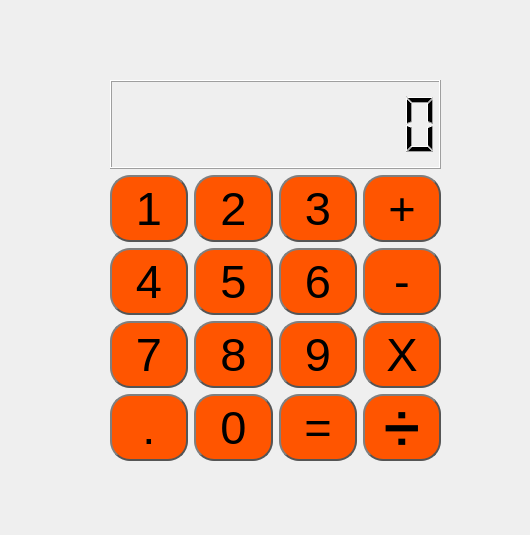
<?xml version="1.0" encoding="UTF-8"?>
<ui version="4.0">
 <class>MainWindow</class>
 <widget class="QMainWindow" name="MainWindow">
  <property name="geometry">
   <rect>
    <x>0</x>
    <y>0</y>
    <width>530</width>
    <height>535</height>
   </rect>
  </property>
  <property name="windowTitle">
   <string>MainWindow</string>
  </property>
  <widget class="QWidget" name="centralwidget">
   <widget class="QWidget" name="">
    <property name="geometry">
     <rect>
      <x>110</x>
      <y>80</y>
      <width>331</width>
      <height>381</height>
     </rect>
    </property>
    <layout class="QVBoxLayout" name="verticalLayout">
     <item>
      <widget class="QLCDNumber" name="lcdNumber">
       <property name="digitCount">
        <number>10</number>
       </property>
      </widget>
     </item>
     <item>
      <layout class="QGridLayout" name="gridLayout">
       <item row="0" column="1">
        <widget class="QPushButton" name="two">
         <property name="font">
          <font>
           <pointsize>35</pointsize>
          </font>
         </property>
         <property name="styleSheet">
          <string notr="true">QPushButton {
color: 'white';
border: 2px solid #555;
border-radius: 20px;
border-style: outset;
background:rgb(255, 85, 0);
padding: 5px;
}

QPushButton:hover {
background: qradialgradient(
cx: 0.3, cy: -0.4, fx: 0.3, fy: -0.4,
radius: 1.35, stop: 0 #fff, stop: 1 #bbb
);
}

QPushButton:pressed {
border-style: inset;
background: qradialgradient(
cx: 0.4, cy: -0.1, fx: 0.4, fy: -0.1,
radius: 1.35, stop: 0 #fff, stop: 1 #ddd
);
}</string>
         </property>
         <property name="text">
          <string>2</string>
         </property>
        </widget>
       </item>
       <item row="1" column="0">
        <widget class="QPushButton" name="four">
         <property name="font">
          <font>
           <pointsize>35</pointsize>
          </font>
         </property>
         <property name="styleSheet">
          <string notr="true">QPushButton {
color: 'white';
border: 2px solid #555;
border-radius: 20px;
border-style: outset;
background:rgb(255, 85, 0);
padding: 5px;
}

QPushButton:hover {
background: qradialgradient(
cx: 0.3, cy: -0.4, fx: 0.3, fy: -0.4,
radius: 1.35, stop: 0 #fff, stop: 1 #bbb
);
}

QPushButton:pressed {
border-style: inset;
background: qradialgradient(
cx: 0.4, cy: -0.1, fx: 0.4, fy: -0.1,
radius: 1.35, stop: 0 #fff, stop: 1 #ddd
);
}</string>
         </property>
         <property name="text">
          <string>4</string>
         </property>
        </widget>
       </item>
       <item row="1" column="1">
        <widget class="QPushButton" name="five">
         <property name="font">
          <font>
           <pointsize>35</pointsize>
          </font>
         </property>
         <property name="styleSheet">
          <string notr="true">QPushButton {
color: 'white';
border: 2px solid #555;
border-radius: 20px;
border-style: outset;
background:rgb(255, 85, 0);
padding: 5px;
}

QPushButton:hover {
background: qradialgradient(
cx: 0.3, cy: -0.4, fx: 0.3, fy: -0.4,
radius: 1.35, stop: 0 #fff, stop: 1 #bbb
);
}

QPushButton:pressed {
border-style: inset;
background: qradialgradient(
cx: 0.4, cy: -0.1, fx: 0.4, fy: -0.1,
radius: 1.35, stop: 0 #fff, stop: 1 #ddd
);
}</string>
         </property>
         <property name="text">
          <string>5</string>
         </property>
        </widget>
       </item>
       <item row="1" column="2">
        <widget class="QPushButton" name="six">
         <property name="font">
          <font>
           <pointsize>35</pointsize>
          </font>
         </property>
         <property name="styleSheet">
          <string notr="true">QPushButton {
color: 'white';
border: 2px solid #555;
border-radius: 20px;
border-style: outset;
background:rgb(255, 85, 0);
padding: 5px;
}

QPushButton:hover {
background: qradialgradient(
cx: 0.3, cy: -0.4, fx: 0.3, fy: -0.4,
radius: 1.35, stop: 0 #fff, stop: 1 #bbb
);
}

QPushButton:pressed {
border-style: inset;
background: qradialgradient(
cx: 0.4, cy: -0.1, fx: 0.4, fy: -0.1,
radius: 1.35, stop: 0 #fff, stop: 1 #ddd
);
}</string>
         </property>
         <property name="text">
          <string>6</string>
         </property>
        </widget>
       </item>
       <item row="0" column="0">
        <widget class="QPushButton" name="one">
         <property name="font">
          <font>
           <pointsize>35</pointsize>
          </font>
         </property>
         <property name="styleSheet">
          <string notr="true">QPushButton {
color: 'white';
border: 2px solid #555;
border-radius: 20px;
border-style: outset;
background:rgb(255, 85, 0);
padding: 5px;
}

QPushButton:hover {
background: qradialgradient(
cx: 0.3, cy: -0.4, fx: 0.3, fy: -0.4,
radius: 1.35, stop: 0 #fff, stop: 1 #bbb
);
}

QPushButton:pressed {
border-style: inset;
background: qradialgradient(
cx: 0.4, cy: -0.1, fx: 0.4, fy: -0.1,
radius: 1.35, stop: 0 #fff, stop: 1 #ddd
);
}</string>
         </property>
         <property name="text">
          <string>1</string>
         </property>
        </widget>
       </item>
       <item row="2" column="1">
        <widget class="QPushButton" name="eight">
         <property name="font">
          <font>
           <pointsize>35</pointsize>
          </font>
         </property>
         <property name="styleSheet">
          <string notr="true">QPushButton {
color: 'white';
border: 2px solid #555;
border-radius: 20px;
border-style: outset;
background:rgb(255, 85, 0);
padding: 5px;
}

QPushButton:hover {
background: qradialgradient(
cx: 0.3, cy: -0.4, fx: 0.3, fy: -0.4,
radius: 1.35, stop: 0 #fff, stop: 1 #bbb
);
}

QPushButton:pressed {
border-style: inset;
background: qradialgradient(
cx: 0.4, cy: -0.1, fx: 0.4, fy: -0.1,
radius: 1.35, stop: 0 #fff, stop: 1 #ddd
);
}</string>
         </property>
         <property name="text">
          <string>8</string>
         </property>
        </widget>
       </item>
       <item row="0" column="2">
        <widget class="QPushButton" name="three">
         <property name="font">
          <font>
           <pointsize>35</pointsize>
          </font>
         </property>
         <property name="styleSheet">
          <string notr="true">QPushButton {
color: 'white';
border: 2px solid #555;
border-radius: 20px;
border-style: outset;
background:rgb(255, 85, 0);
padding: 5px;
}

QPushButton:hover {
background: qradialgradient(
cx: 0.3, cy: -0.4, fx: 0.3, fy: -0.4,
radius: 1.35, stop: 0 #fff, stop: 1 #bbb
);
}

QPushButton:pressed {
border-style: inset;
background: qradialgradient(
cx: 0.4, cy: -0.1, fx: 0.4, fy: -0.1,
radius: 1.35, stop: 0 #fff, stop: 1 #ddd
);
}</string>
         </property>
         <property name="text">
          <string>3</string>
         </property>
        </widget>
       </item>
       <item row="2" column="0">
        <widget class="QPushButton" name="seven">
         <property name="font">
          <font>
           <pointsize>35</pointsize>
          </font>
         </property>
         <property name="styleSheet">
          <string notr="true">QPushButton {
color: 'white';
border: 2px solid #555;
border-radius: 20px;
border-style: outset;
background:rgb(255, 85, 0);
padding: 5px;
}

QPushButton:hover {
background: qradialgradient(
cx: 0.3, cy: -0.4, fx: 0.3, fy: -0.4,
radius: 1.35, stop: 0 #fff, stop: 1 #bbb
);
}

QPushButton:pressed {
border-style: inset;
background: qradialgradient(
cx: 0.4, cy: -0.1, fx: 0.4, fy: -0.1,
radius: 1.35, stop: 0 #fff, stop: 1 #ddd
);
}</string>
         </property>
         <property name="text">
          <string>7</string>
         </property>
        </widget>
       </item>
       <item row="3" column="2">
        <widget class="QPushButton" name="equal">
         <property name="font">
          <font>
           <pointsize>35</pointsize>
          </font>
         </property>
         <property name="styleSheet">
          <string notr="true">QPushButton {
color: 'white';
border: 2px solid #555;
border-radius: 20px;
border-style: outset;
background:rgb(255, 85, 0);
padding: 5px;
}

QPushButton:hover {
background: qradialgradient(
cx: 0.3, cy: -0.4, fx: 0.3, fy: -0.4,
radius: 1.35, stop: 0 #fff, stop: 1 #bbb
);
}

QPushButton:pressed {
border-style: inset;
background: qradialgradient(
cx: 0.4, cy: -0.1, fx: 0.4, fy: -0.1,
radius: 1.35, stop: 0 #fff, stop: 1 #ddd
);
}</string>
         </property>
         <property name="text">
          <string>=</string>
         </property>
        </widget>
       </item>
       <item row="2" column="2">
        <widget class="QPushButton" name="nine">
         <property name="font">
          <font>
           <pointsize>35</pointsize>
          </font>
         </property>
         <property name="styleSheet">
          <string notr="true">QPushButton {
color: 'white';
border: 2px solid #555;
border-radius: 20px;
border-style: outset;
background:rgb(255, 85, 0);
padding: 5px;
}

QPushButton:hover {
background: qradialgradient(
cx: 0.3, cy: -0.4, fx: 0.3, fy: -0.4,
radius: 1.35, stop: 0 #fff, stop: 1 #bbb
);
}

QPushButton:pressed {
border-style: inset;
background: qradialgradient(
cx: 0.4, cy: -0.1, fx: 0.4, fy: -0.1,
radius: 1.35, stop: 0 #fff, stop: 1 #ddd
);
}</string>
         </property>
         <property name="text">
          <string>9</string>
         </property>
        </widget>
       </item>
       <item row="3" column="0">
        <widget class="QPushButton" name="pushButton_9">
         <property name="font">
          <font>
           <pointsize>35</pointsize>
          </font>
         </property>
         <property name="styleSheet">
          <string notr="true">QPushButton {
color: 'white';
border: 2px solid #555;
border-radius: 20px;
border-style: outset;
background:rgb(255, 85, 0);
padding: 5px;
}

QPushButton:hover {
background: qradialgradient(
cx: 0.3, cy: -0.4, fx: 0.3, fy: -0.4,
radius: 1.35, stop: 0 #fff, stop: 1 #bbb
);
}

QPushButton:pressed {
border-style: inset;
background: qradialgradient(
cx: 0.4, cy: -0.1, fx: 0.4, fy: -0.1,
radius: 1.35, stop: 0 #fff, stop: 1 #ddd
);
}</string>
         </property>
         <property name="text">
          <string>.</string>
         </property>
        </widget>
       </item>
       <item row="3" column="1">
        <widget class="QPushButton" name="zero">
         <property name="font">
          <font>
           <pointsize>35</pointsize>
          </font>
         </property>
         <property name="styleSheet">
          <string notr="true">QPushButton {
color: 'white';
border: 2px solid #555;
border-radius: 20px;
border-style: outset;
background:rgb(255, 85, 0);
padding: 5px;
}

QPushButton:hover {
background: qradialgradient(
cx: 0.3, cy: -0.4, fx: 0.3, fy: -0.4,
radius: 1.35, stop: 0 #fff, stop: 1 #bbb
);
}

QPushButton:pressed {
border-style: inset;
background: qradialgradient(
cx: 0.4, cy: -0.1, fx: 0.4, fy: -0.1,
radius: 1.35, stop: 0 #fff, stop: 1 #ddd
);
}</string>
         </property>
         <property name="text">
          <string>0</string>
         </property>
        </widget>
       </item>
       <item row="0" column="3">
        <widget class="QPushButton" name="plus">
         <property name="font">
          <font>
           <pointsize>35</pointsize>
          </font>
         </property>
         <property name="styleSheet">
          <string notr="true">QPushButton {
color: 'white';
border: 2px solid #555;
border-radius: 20px;
border-style: outset;
background:rgb(255, 85, 0);
padding: 5px;
}

QPushButton:hover {
background: qradialgradient(
cx: 0.3, cy: -0.4, fx: 0.3, fy: -0.4,
radius: 1.35, stop: 0 #fff, stop: 1 #bbb
);
}

QPushButton:pressed {
border-style: inset;
background: qradialgradient(
cx: 0.4, cy: -0.1, fx: 0.4, fy: -0.1,
radius: 1.35, stop: 0 #fff, stop: 1 #ddd
);
}</string>
         </property>
         <property name="text">
          <string>+</string>
         </property>
        </widget>
       </item>
       <item row="1" column="3">
        <widget class="QPushButton" name="minus">
         <property name="font">
          <font>
           <pointsize>35</pointsize>
          </font>
         </property>
         <property name="styleSheet">
          <string notr="true">QPushButton {
color: 'white';
border: 2px solid #555;
border-radius: 20px;
border-style: outset;
background:rgb(255, 85, 0);
padding: 5px;
}

QPushButton:hover {
background: qradialgradient(
cx: 0.3, cy: -0.4, fx: 0.3, fy: -0.4,
radius: 1.35, stop: 0 #fff, stop: 1 #bbb
);
}

QPushButton:pressed {
border-style: inset;
background: qradialgradient(
cx: 0.4, cy: -0.1, fx: 0.4, fy: -0.1,
radius: 1.35, stop: 0 #fff, stop: 1 #ddd
);
}</string>
         </property>
         <property name="text">
          <string>-</string>
         </property>
        </widget>
       </item>
       <item row="2" column="3">
        <widget class="QPushButton" name="multiply">
         <property name="font">
          <font>
           <pointsize>35</pointsize>
          </font>
         </property>
         <property name="styleSheet">
          <string notr="true">QPushButton {
color: 'white';
border: 2px solid #555;
border-radius: 20px;
border-style: outset;
background:rgb(255, 85, 0);
padding: 5px;
}

QPushButton:hover {
background: qradialgradient(
cx: 0.3, cy: -0.4, fx: 0.3, fy: -0.4,
radius: 1.35, stop: 0 #fff, stop: 1 #bbb
);
}

QPushButton:pressed {
border-style: inset;
background: qradialgradient(
cx: 0.4, cy: -0.1, fx: 0.4, fy: -0.1,
radius: 1.35, stop: 0 #fff, stop: 1 #ddd
);
}</string>
         </property>
         <property name="text">
          <string>X</string>
         </property>
        </widget>
       </item>
       <item row="3" column="3">
        <widget class="QPushButton" name="divide">
         <property name="font">
          <font>
           <pointsize>35</pointsize>
          </font>
         </property>
         <property name="styleSheet">
          <string notr="true">QPushButton {
color: 'white';
border: 2px solid #555;
border-radius: 20px;
border-style: outset;
background:rgb(255, 85, 0);
padding: 5px;
}

QPushButton:hover {
background: qradialgradient(
cx: 0.3, cy: -0.4, fx: 0.3, fy: -0.4,
radius: 1.35, stop: 0 #fff, stop: 1 #bbb
);
}

QPushButton:pressed {
border-style: inset;
background: qradialgradient(
cx: 0.4, cy: -0.1, fx: 0.4, fy: -0.1,
radius: 1.35, stop: 0 #fff, stop: 1 #ddd
);
}</string>
         </property>
         <property name="text">
          <string>➗</string>
         </property>
        </widget>
       </item>
      </layout>
     </item>
    </layout>
   </widget>
  </widget>
 </widget>
 <resources/>
 <connections/>
</ui>
